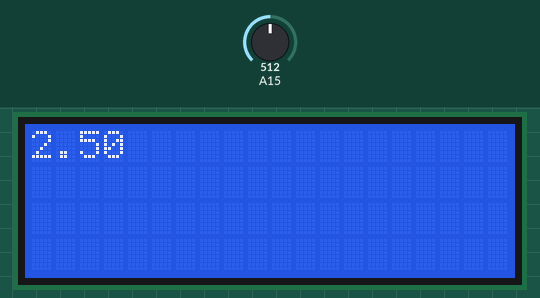
Simulated run of this sketch. Board: Arduino Mega 2560, built with avr-gcc and run on an emulated ATmega2560. Shown: 20×4 character LCD. Inputs (shaded band) come from the test bench; at power-on: A15 = 512.

Above: at 1.2 s.
1.3 s: A15 set to 716
3.0 s: A15 set to 900
At 4.2 s:
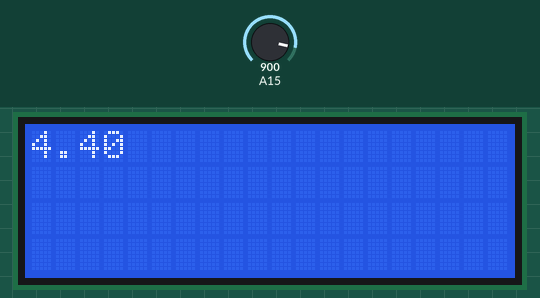
4.5 s: A15 set to 1023
At 5.5 s:
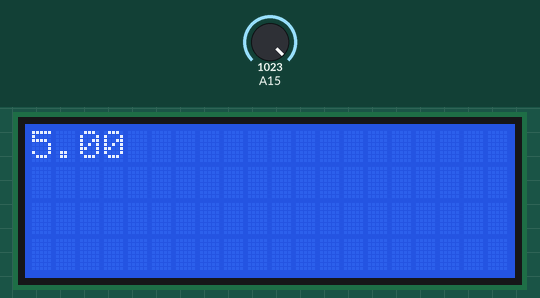
Timing chart, 0 to 7.5 s (numbered marks = the images above; inputs shaded):
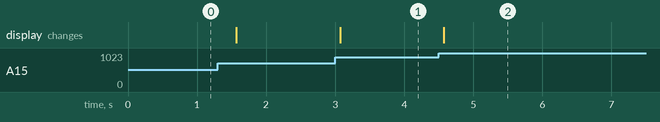

The sketch:

exercise2.ino
```cpp
#include <LiquidCrystal.h>

const int rs = 37, en = 36, d4 = 35, d5 = 34, d6 = 33, d7 = 32;
unsigned long time;

LiquidCrystal lcd(rs, en, d4, d5, d6, d7);

void setup() {
  lcd.begin(20,4);
}

void loop() {
  float value=analogRead(A15);
  float voltage=value*5/1023;
  lcd.setCursor(0,0);
  lcd.print(voltage);
  delay(500);
}
```

Measured:
- after the input at 3.0 s, the display: changes after 0.07 s (image 1)
- after the input at 4.5 s, the display: changes after 0.07 s (image 2)
